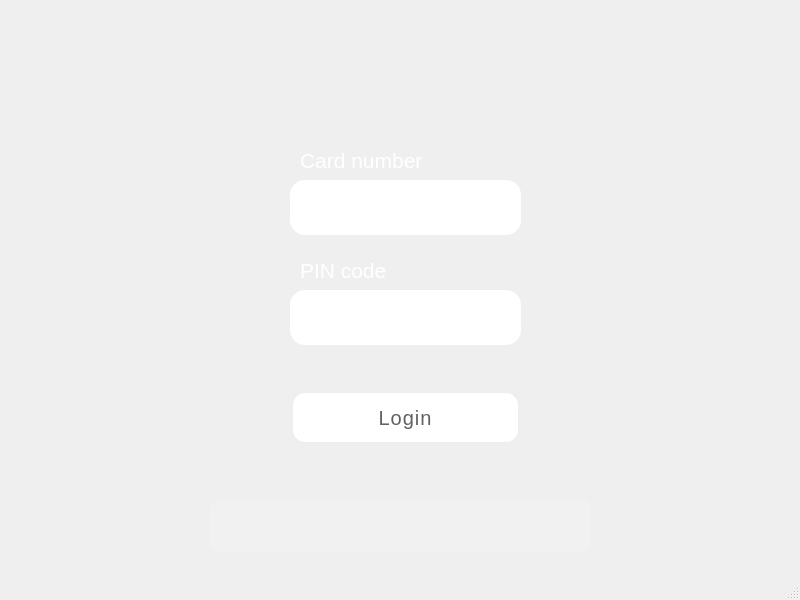
<?xml version="1.0" encoding="UTF-8"?>
<ui version="4.0">
 <class>MainWindow</class>
 <widget class="QMainWindow" name="MainWindow">
  <property name="geometry">
   <rect>
    <x>0</x>
    <y>0</y>
    <width>800</width>
    <height>600</height>
   </rect>
  </property>
  <property name="cursor">
   <cursorShape>ArrowCursor</cursorShape>
  </property>
  <property name="windowTitle">
   <string>BankSimul (group14)</string>
  </property>
  <property name="styleSheet">
   <string notr="true"/>
  </property>
  <widget class="QWidget" name="centralwidget">
   <widget class="QStackedWidget" name="stackedWidget">
    <property name="geometry">
     <rect>
      <x>0</x>
      <y>0</y>
      <width>801</width>
      <height>601</height>
     </rect>
    </property>
    <property name="styleSheet">
     <string notr="true"/>
    </property>
    <widget class="QWidget" name="login_page">
     <widget class="QLabel" name="idCardLabel">
      <property name="geometry">
       <rect>
        <x>300</x>
        <y>135</y>
        <width>191</width>
        <height>51</height>
       </rect>
      </property>
      <property name="styleSheet">
       <string notr="true">color:white;</string>
      </property>
      <property name="text">
       <string>&lt;html&gt;&lt;head/&gt;&lt;body&gt;&lt;p&gt;&lt;span style=&quot; font-size:16pt;&quot;&gt;Card number&lt;/span&gt;&lt;/p&gt;&lt;/body&gt;&lt;/html&gt;</string>
      </property>
     </widget>
     <widget class="QLabel" name="passwordLabel">
      <property name="geometry">
       <rect>
        <x>300</x>
        <y>245</y>
        <width>191</width>
        <height>51</height>
       </rect>
      </property>
      <property name="styleSheet">
       <string notr="true">color:white;</string>
      </property>
      <property name="text">
       <string>&lt;html&gt;&lt;head/&gt;&lt;body&gt;&lt;p&gt;&lt;span style=&quot; font-size:16pt;&quot;&gt;PIN code&lt;/span&gt;&lt;/p&gt;&lt;/body&gt;&lt;/html&gt;</string>
      </property>
     </widget>
     <widget class="QLabel" name="infoLabel">
      <property name="geometry">
       <rect>
        <x>210</x>
        <y>500</y>
        <width>381</width>
        <height>51</height>
       </rect>
      </property>
      <property name="minimumSize">
       <size>
        <width>0</width>
        <height>31</height>
       </size>
      </property>
      <property name="styleSheet">
       <string notr="true">background:rgba(255,255,255,0.15);
font-size:20px;
color:white;
border-radius:10px;
padding:10px;</string>
      </property>
      <property name="text">
       <string>&lt;html&gt;&lt;head/&gt;&lt;body&gt;&lt;p&gt;&lt;br/&gt;&lt;/p&gt;&lt;/body&gt;&lt;/html&gt;</string>
      </property>
     </widget>
     <widget class="QLineEdit" name="passwordLine">
      <property name="geometry">
       <rect>
        <x>290</x>
        <y>290</y>
        <width>231</width>
        <height>55</height>
       </rect>
      </property>
      <property name="styleSheet">
       <string notr="true">background:white;
border-radius:15px;
padding:0 10px;
color:#37474F;
font-size:22px;
letter-spacing:1px;</string>
      </property>
      <property name="text">
       <string/>
      </property>
      <property name="echoMode">
       <enum>QLineEdit::Password</enum>
      </property>
      <property name="alignment">
       <set>Qt::AlignCenter</set>
      </property>
     </widget>
     <widget class="QLineEdit" name="idCardLine">
      <property name="geometry">
       <rect>
        <x>290</x>
        <y>180</y>
        <width>231</width>
        <height>55</height>
       </rect>
      </property>
      <property name="styleSheet">
       <string notr="true">background:white;
border-radius:15px;
padding:0 10px;
color:#37474F;
font-size:22px;
letter-spacing:1px;</string>
      </property>
      <property name="text">
       <string/>
      </property>
      <property name="alignment">
       <set>Qt::AlignCenter</set>
      </property>
     </widget>
     <widget class="QPushButton" name="loginButton">
      <property name="geometry">
       <rect>
        <x>290</x>
        <y>390</y>
        <width>231</width>
        <height>55</height>
       </rect>
      </property>
      <property name="cursor">
       <cursorShape>PointingHandCursor</cursorShape>
      </property>
      <property name="styleSheet">
       <string notr="true">QPushButton {
background-color: white;
border-radius:15px;
color:#616161;
font-size:20px;
letter-spacing:1px;
border:3px solid #ECEFF1;
}
QPushButton:hover {
background-color: #ECEFF1;
color:#37474F;
}</string>
      </property>
      <property name="text">
       <string>Login</string>
      </property>
     </widget>
    </widget>
   </widget>
  </widget>
  <widget class="QMenuBar" name="menubar">
   <property name="geometry">
    <rect>
     <x>0</x>
     <y>0</y>
     <width>800</width>
     <height>21</height>
    </rect>
   </property>
  </widget>
  <widget class="QStatusBar" name="statusbar"/>
 </widget>
 <resources/>
 <connections/>
</ui>
